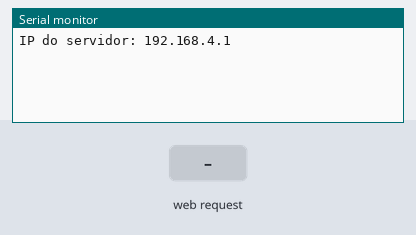
Bench run of a sketch on a simulated ESP32. Parts: the last lines printed to the serial monitor. The test bench sets the inputs (shaded band). Not simulated (calls return 0 or success): secrets.h.

Above: at 1.2 s.
1.3 s: HTTP request GET /comando?valor=1 received
At 2.5 s:
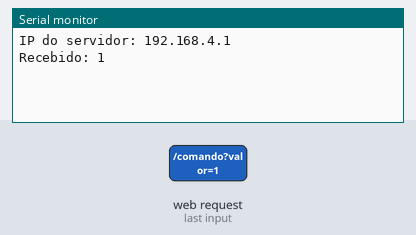
2.8 s: HTTP request GET /comando?valor=0 received
At 3.8 s:
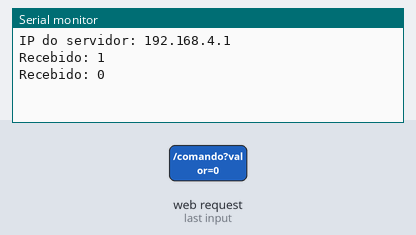

Measured:
- after the input at 1.3 s, the serial monitor: prints a new line at once (image 1)
- after the input at 2.8 s, the serial monitor: prints a new line at once (image 2)

The sketch:

servidor_basico.ino
```cpp
// Exemplo DIDATICO recriado em 28/10/2026; etapa de servidor (21/10).
// Nao e o firmware integrado: apenas demonstra IP e recebimento de comandos.
// O modo AP reproduz a rede atual do projeto, mas NAO atende, por si so,
// ao requisito de reserva de IP NO ROTEADOR citado pelo professor.
#include <WiFi.h>
#include <WebServer.h>
#include "secrets.h"

WebServer servidor(80);

void receberComando() {
  if (!servidor.hasArg("valor")) {
    servidor.send(400, "text/plain", "Faltou o parametro valor");
    return;
  }
  const String comando = servidor.arg("valor");
  Serial.println("Recebido: " + comando);
  // Este exemplo NAO aciona motores. A integracao fica no firmware/carrinho.
  servidor.send(200, "text/plain", "Recebido: " + comando);
}

void setup() {
  Serial.begin(9600);
  WiFi.mode(WIFI_AP);
  if (!WiFi.softAP(AP_SSID, AP_PASSWORD)) {
    Serial.println("Erro ao iniciar o Wi-Fi");
    while (true) delay(1000);
  }
  Serial.print("IP do servidor: ");
  Serial.println(WiFi.softAPIP());
  servidor.on("/", HTTP_GET, []() {
    servidor.send(200, "text/plain", "Servidor Wi-Fi de exemplo");
  });
  servidor.on("/comando", HTTP_GET, receberComando);
  servidor.begin();
}

void loop() {
  servidor.handleClient();
}
```
